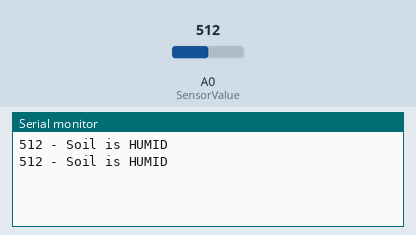
Bench run of a sketch on a simulated Arduino Uno, built with avr-gcc and run on an emulated ATmega328P. Shown: the last lines printed to the serial monitor. Inputs (shaded band) come from the test bench; at power-on: A0 (SensorValue) = 512.

Above: at 1.8 s.
1.9 s: A0 (SensorValue) set to 590
At 2.8 s:
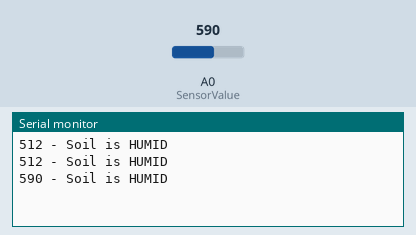
3.4 s: A0 (SensorValue) set to 613
At 4.8 s:
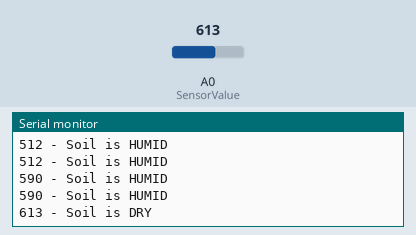
6.5 s: A0 (SensorValue) set to 360
At 7.8 s:
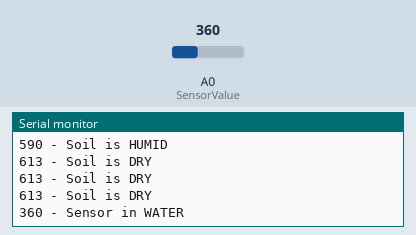
9.5 s: A0 (SensorValue) set to 377
At 10.7 s:
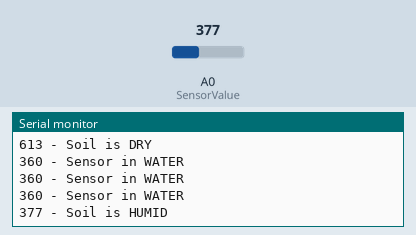
Timing chart, 0 to 12.5 s (numbered marks = the images above; inputs shaded):
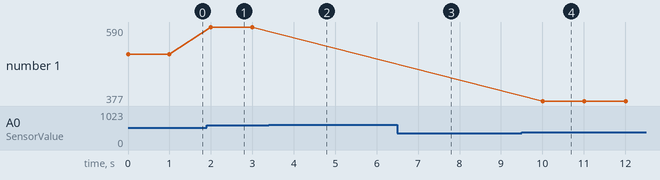

Measured:
- the behaviour switches between 599 and 600 on A0 (SensorValue) (found by bisection; images 1 and 2)
- the behaviour switches between 369 and 370 on A0 (SensorValue) (found by bisection; images 3 and 4)
- after the input at 1.9 s, the serial monitor: prints a new line after 0.10 s (image 1)
- after the input at 3.4 s, the serial monitor: prints a new line after 0.60 s (image 2)
- after the input at 6.5 s, the serial monitor: prints a new line after 0.50 s (image 3)
- after the input at 9.5 s, the serial monitor: prints a new line after 0.50 s (image 4)
- plotted number 1: 512 → 590 after the input at 1.9 s, 590 → 377 after the input at 9.5 s

The sketch:

humedad_suelo.ino
```cpp
#define SensorValue A0

void setup()
{
  Serial.begin(9600);
  //pinMode(A0, INPUT);
}

void loop()
{
  int humedad = analogRead(SensorValue);
  Serial.print(humedad); Serial.print(" - ");

  if(humedad >= 1000) {
   Serial.println("Sensor is not in the Soil or DISCONNECTED");
  }
  if(humedad < 1000 && humedad >= 600) {
   Serial.println("Soil is DRY");
  }
  if(humedad < 600 && humedad >= 370) {
   Serial.println("Soil is HUMID");
  }
  if(humedad < 370) {
   Serial.println("Sensor in WATER");
  }
  delay(1000);
}
```
